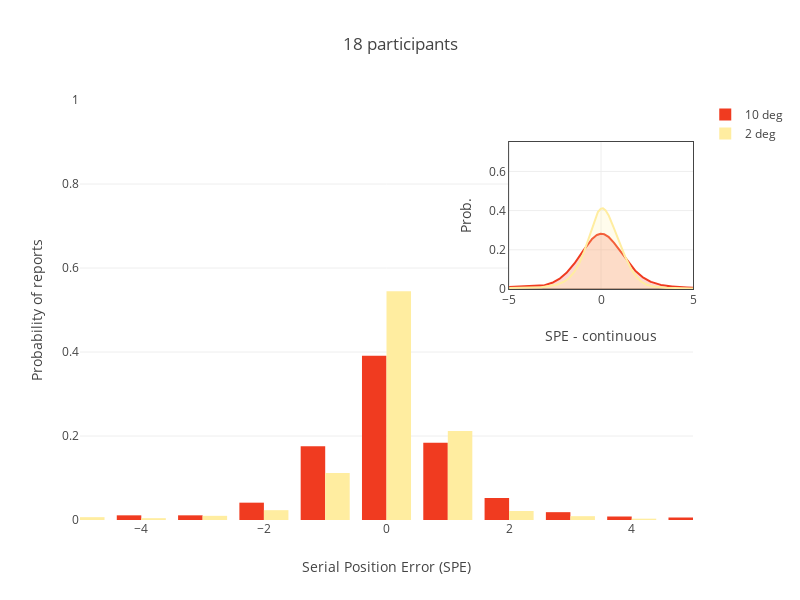

Notebook cell for this chart:
### Code cell
from sklearn.neighbors import KernelDensity
from scipy.stats import gaussian_kde
trace_data = []
X_plot = np.linspace(-5, 5, 1000)
for j,e in enumerate(data['cueEccentricity1'].unique().sort(ascending=False)):
        ecc_data = data[data['cueEccentricity1']==e]
        trace_data.append(go.Histogram(x = ecc_data['responsePosRelative0'].to_numpy(), 
                                  histnorm='probability',name = str(e) + ' deg', opacity = 1, marker = dict(color = colors[1-j])))

fill_colors = ['rgba(255,237,160,0.2)', 'rgba(240,59,32,0.2)']
for j,e in enumerate(data['cueEccentricity1'].unique().sort(ascending=False)):
        ecc_data = data[data['cueEccentricity1']==e]
        X = ecc_data['responsePosRelative0'].to_numpy()
        # Gaussian KDE
        #kde = KernelDensity(kernel='gaussian').fit(X)
        kde = gaussian_kde(X)
        log_dens = kde(X_plot)
        trace_data.append(go.Scatter(x = X_plot, y = log_dens,
                                  mode='lines', fill = 'tozeroy', fillcolor = fill_colors[1-j], name = str(e) + ' deg', 
                                     line = dict(color = colors[1-j], width = 2),
                                    xaxis = 'x2',
                                    yaxis='y2',
                                    showlegend=False))


layout = go.Layout(
    barmode='group',
    width = 800,
    height = 600,
    title = str(int(len(data)/280))+' participants',
    xaxis = dict(zeroline=False, title = 'Serial Position Error (SPE)', range = [-5,5]),
    yaxis = dict(title = 'Probability of reports',zeroline=False, range = [0,1]),
    xaxis2 = dict(domain = [0.7, 1], anchor = 'y2', range = [-5,5], title = 'SPE - continuous', showline=True, mirror=True, zeroline=False),
    yaxis2 = dict(domain = [0.55, 0.9], anchor = 'x2', title = 'Prob.', range = [0,0.75],showline=True, mirror=True)
    )
    
fig = go.Figure(data=trace_data, layout=layout)
iplot(fig, filename='SPE_distributions_zoomed_in')

### Figure 1 — Plotly figure (JSON) as saved in the notebook; plotly's stock layout.template omitted (floating-point values rounded to 4 significant figures; data arrays with more than 128 entries replaced by an {"elided": "..."} marker saying what was removed)
{"data": [{"histnorm": "probability", "marker": {"color": "rgb(240,59,32)"}, "name": "10 deg", "opacity": 1, "type": "histogram", "uid": "b535f9a4-74f8-4449-8cce-379c25a2a111", "x": {"elided": "2520 int values"}}, {"histnorm": "probability", "marker": {"color": "rgb(255,237,160)"}, "name": "2 deg", "opacity": 1, "type": "histogram", "uid": "99d44973-63b0-457d-a1b3-aa47dadeeeea", "x": {"elided": "2520 int values"}}, {"fill": "tozeroy", "fillcolor": "rgba(240,59,32,0.2)", "line": {"color": "rgb(240,59,32)", "width": 2}, "mode": "lines", "name": "10 deg", "showlegend": false, "type": "scatter", "uid": "f9bcca4e-e4a3-4247-a840-49c1ea59cdb9", "x": {"elided": "1000 float values"}, "xaxis": "x2", "y": {"elided": "1000 float values"}, "yaxis": "y2"}, {"fill": "tozeroy", "fillcolor": "rgba(255,237,160,0.2)", "line": {"color": "rgb(255,237,160)", "width": 2}, "mode": "lines", "name": "2 deg", "showlegend": false, "type": "scatter", "uid": "afa23373-94f6-4c22-8ea3-0d3b27b279fe", "x": {"elided": "1000 float values"}, "xaxis": "x2", "y": {"elided": "1000 float values"}, "yaxis": "y2"}], "layout": {"barmode": "group", "height": 600, "title": {"text": "18 participants"}, "width": 800, "xaxis": {"range": [-5, 5], "title": {"text": "Serial Position Error (SPE)"}, "zeroline": false}, "xaxis2": {"anchor": "y2", "domain": [0.7, 1], "mirror": true, "range": [-5, 5], "showline": true, "title": {"text": "SPE - continuous"}, "zeroline": false}, "yaxis": {"range": [0, 1], "title": {"text": "Probability of reports"}, "zeroline": false}, "yaxis2": {"anchor": "x2", "domain": [0.55, 0.9], "mirror": true, "range": [0, 0.75], "showline": true, "title": {"text": "Prob."}}}}
